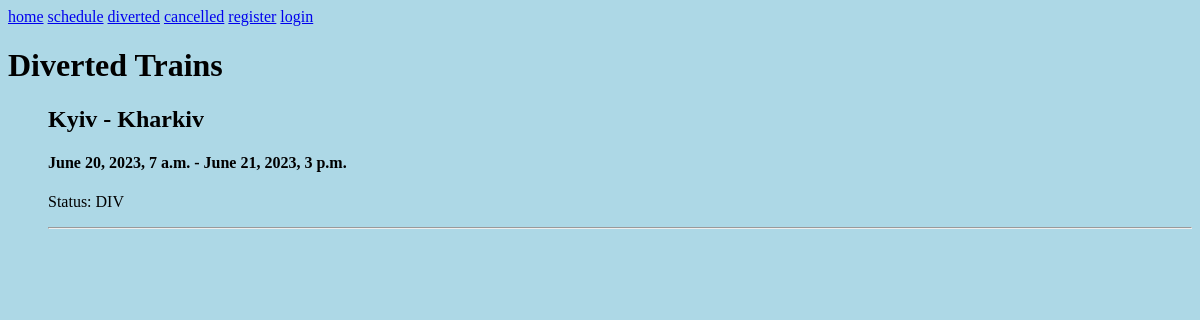
/diverted/, run on the app's committed database.
### railway/models.py (models this page shows, shortened)
class Trains(models.Model):
    number = models.IntegerField("TrainNumber")
    status = models.CharField('StatusOfTrain', max_length=9, choices=(
        ('NORM', 'normal'), ('CANCELLED', 'cancelled'), ('DIV', 'diverted')), default='normal')
    from_city = models.CharField(max_length=255, verbose_name='from')
    to_city = models.CharField(max_length=255, verbose_name='to')
    departure_date = models.DateTimeField(verbose_name='departure_date')
    arrival_date = models.DateTimeField(verbose_name='arrival_date')
    slug = models.SlugField(max_length=255, unique=False,
                            db_index=True, verbose_name="URL")

### railway/views.py (the view)
# urls.py: path('diverted/', Diverted.as_view(), name="diverted"),
class Diverted(DataMixin, ListView):
    model = Trains  # Select all records from the table and try to display them as a list
    template_name = 'railway/diverted.html'  # The path to the required html file
    context_object_name = 'trains'  # Put list records from the table in trains
    def get_context_data(self, *, object_list=None, **kwargs):
        context = super().get_context_data(**kwargs)
        context['title'] = 'Diverted Trains'
        c_def = self.get_user_context()
        return dict(list(context.items()) + list(c_def.items()))
    def get_queryset(self):  # Return list with elemts that meets the filter criteria
        return Trains.objects.filter(status='DIV')

### railway/utils.py (called while the page is built)
    def get_user_context(self, **kwargs):  # Form the necessary context by default
        context = kwargs  # Create a dictionary from passed parametrs
        context['menu'] = menu
        return context

### railway/templates/railway/diverted.html
{% extends 'railway/base.html' %}
{%block content%}
<h1>{{title}}</h1>
<ul>
    {%for t in trains%}
    <h2>{{ t.from_city }} - {{ t.to_city }}</h2>
    <h4>{{ t.departure_date }} - {{ t.arrival_date }}</h4>
    <p>Status: {{t.status}}</p>
    <hr>
    {%endfor%}
</ul>
{%endblock content%}

### railway/static/railway/css/styles.css (style rules this page uses)
body { background-color: lightblue; }

### data on the page
Trains: from_city "Kyiv", to_city "Kharkiv", departure_date "June 20, 2023, 7 a.m.", arrival_date "June 21, 2023, 3 p.m.", status "DIV"

### other printed values
{{ m }} "home" "schedule" "diverted" "cancelled"
{{ title }} "Diverted Trains"
